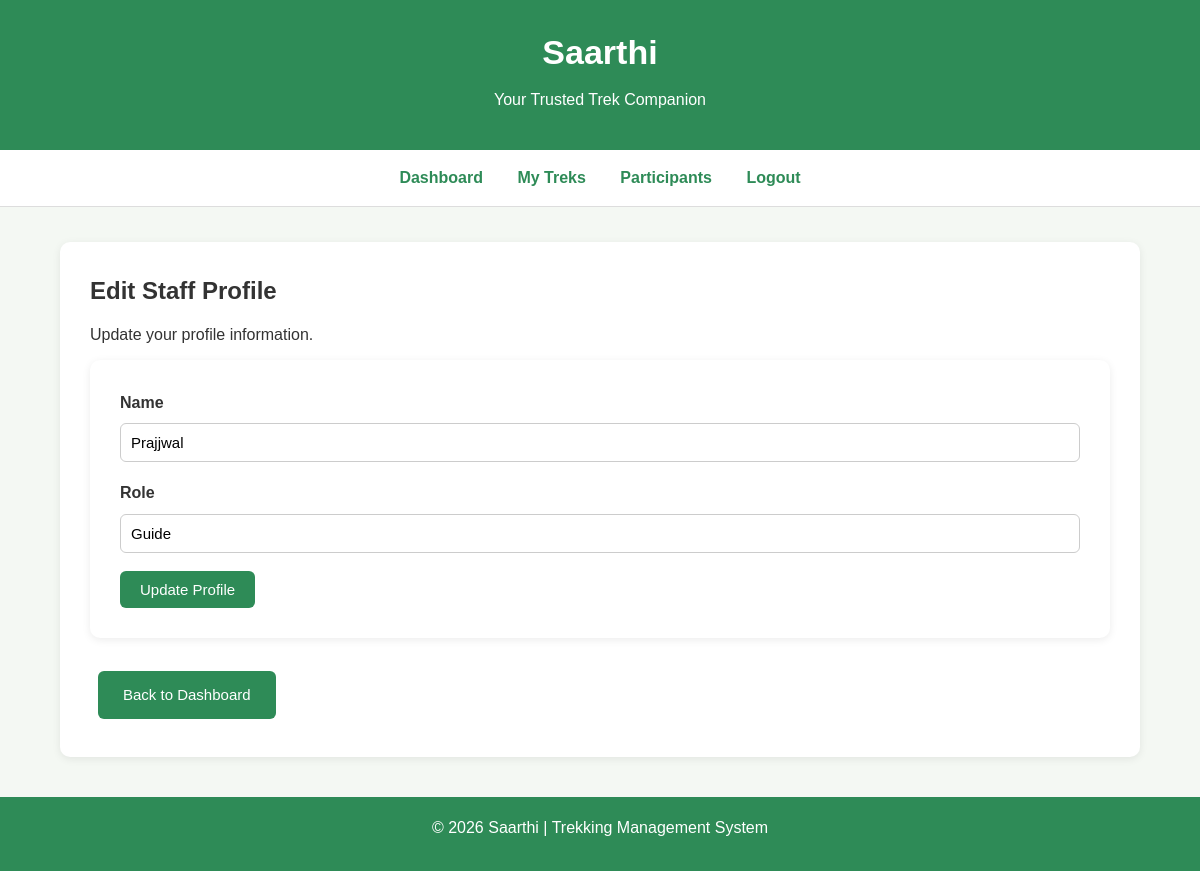
Before: /edit_staff_profile/1 (signed in) with the older database file.
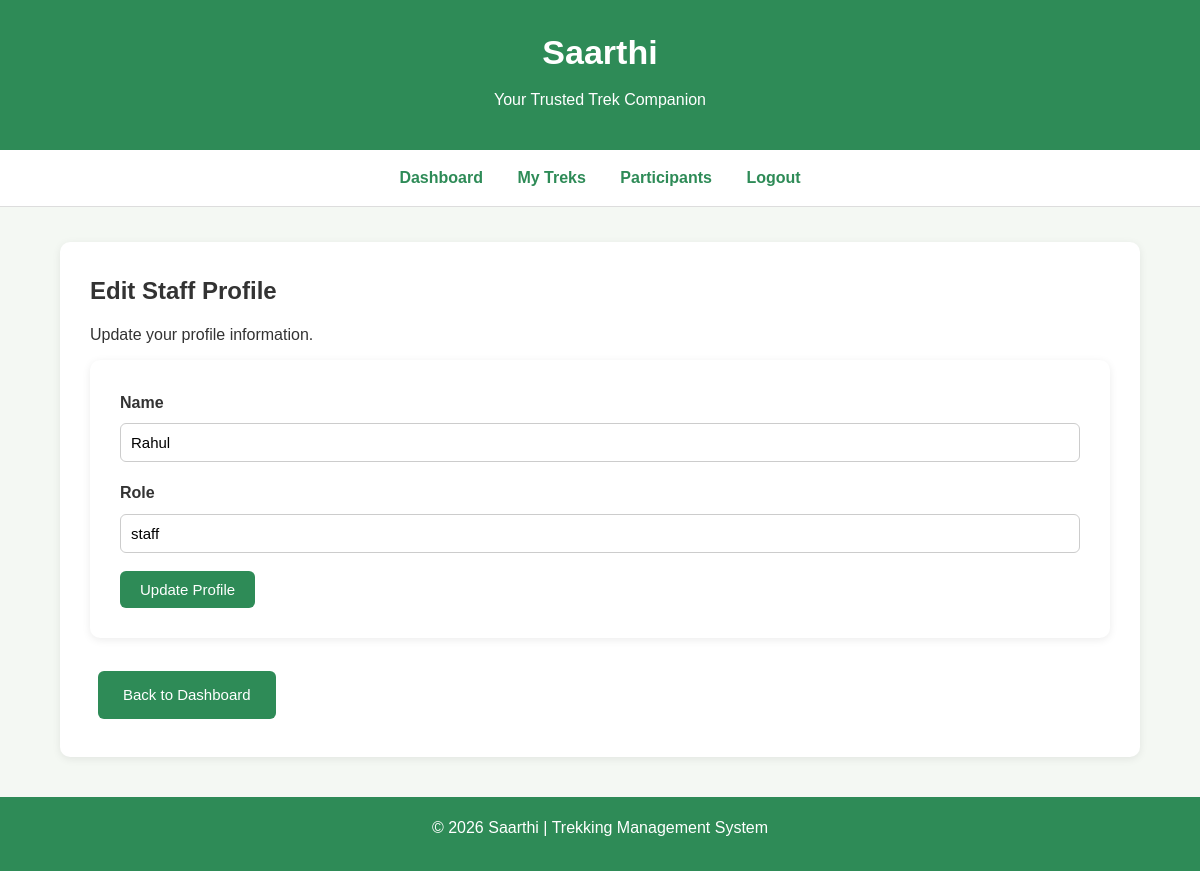
After: the same page with the newer database file.
### app.py (models this page shows)
class Staff(db.Model):
    id = db.Column(db.Integer, primary_key=True)
    name = db.Column(db.String(100), nullable=False)
    role = db.Column(db.String(20), nullable=False)
    status = db.Column(db.String(20), default="pending")
    treks = db.relationship('Trekking_table', backref='staff', lazy=True)

### app.py (the view, shortened to what this page needs)
@app.route("/edit_staff_profile/<int:staff_id>", methods=["GET", "POST"])
def edit_staff_profile(staff_id):
    if "user_id" not in session:
        return redirect("/login")
    staff = Staff.query.get_or_404(staff_id)
    if session.get("role") == "staff":
        if staff.name != session["username"]:
            return "Access Denied"
    elif session.get("role") == "admin":
        pass
    else:
        return "Access Denied"
    return render_template(
        "Staff/edit_staff_profile.html",
        staff=staff
    )

### templates/Staff/edit_staff_profile.html (shortened to what this page needs)
<!doctype html>
<html lang="en">
  <head>
    <link
      rel="stylesheet"
      href="{{ url_for('static', filename='css/style.css') }}"
    />
  </head>
  <body>
    <header>
      <h1>Saarthi</h1>
      <p>Your Trusted Trek Companion</p>
    </header>
    <nav>
      <a href="/staff_dashboard">Dashboard</a>
      <a href="/my_treks">My Treks</a>
      <a href="/participants">Participants</a>
      <a href="/logout">Logout</a>
    </nav>
    <div class="container">
      <div class="card">
        <h2>Edit Staff Profile</h2>
        <p>Update your profile information.</p>
        <form method="POST">
          <label>Name</label>
          <input type="text" name="name" value="{{ staff.name }}" required />
          <label>Role</label>
          <input type="text" name="role" value="{{ staff.role }}" required />
          <input type="submit" value="Update Profile" />
        </form>
        <br />
        <a href="/staff_dashboard" class="btn"> Back to Dashboard </a>
      </div>
    </div>
    <footer>
      <p>© 2026 Saarthi | Trekking Management System</p>
    </footer>
  </body>
</html>

Changed rows visible on the page:
changed Staff: name "Prajjwal" → "Rahul"; role "Guide" → "staff"
